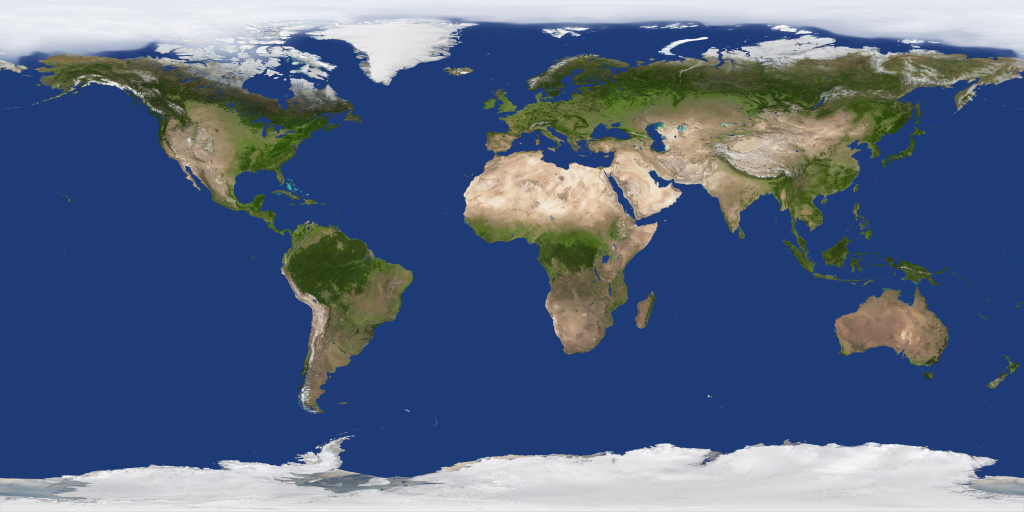
#> input picture assets/originals/planets/earth-day.jpg, 2048 x 1024 px (shown at 1/2 size)
$ python prepare_planets.py
#> lines starting #> are read from the running program, lines starting #| are printed output that depends on the picture
"""Compose the two atlas maps from the three local Solar System Scope originals."""
import argparse
from pathlib import Path

from PIL import Image

ASSETS = Path(__file__).resolve().parents[1] / "assets"


def resize(path):
    with Image.open(path) as image:
#> image is the input picture: PIL image 2048x1024 RGB; mean R, G, B 84.1, 101.3, 129.5
        return image.convert("RGB").resize((1024, 512), Image.Resampling.LANCZOS)
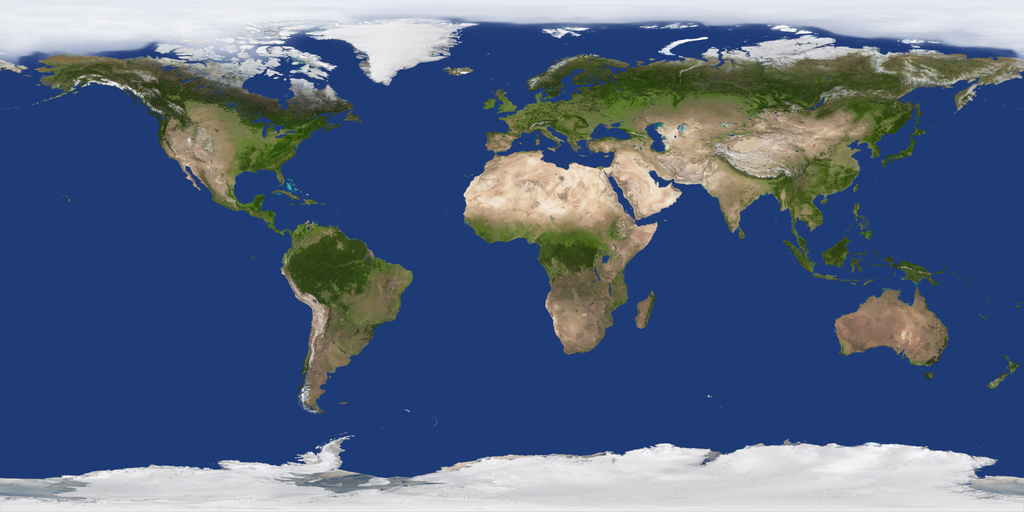
#> returned value: PIL image 1024x512 RGB; mean R, G, B 84.1, 101.3, 129.6


def main():
    parser = argparse.ArgumentParser(description=__doc__)
    parser.add_argument("--source", type=Path, default=ASSETS / "originals" / "planets")
    parser.add_argument("--output", type=Path, default=ASSETS / "planets")
    args = parser.parse_args()
    day = resize(args.source / "earth-day.jpg")
    cloud_mask = resize(args.source / "earth-clouds.jpg").convert("L").point(lambda x: min(246, int(.98 * x)))
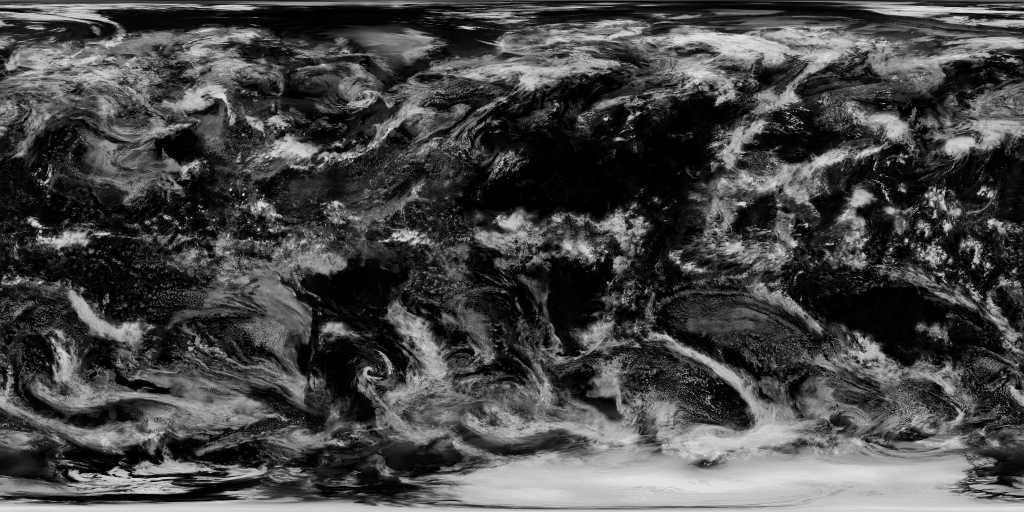
#> input picture assets/originals/planets/earth-clouds.jpg, 2048 x 1024 px (shown at 1/2 size)
#> in resize, image is the input picture: PIL image 2048x1024 RGB; min 0, max 237, mean 71
#> in resize (call 2), `return image.convert("RGB").resize((1024, 512), Image.Resampling.LANCZ..`:
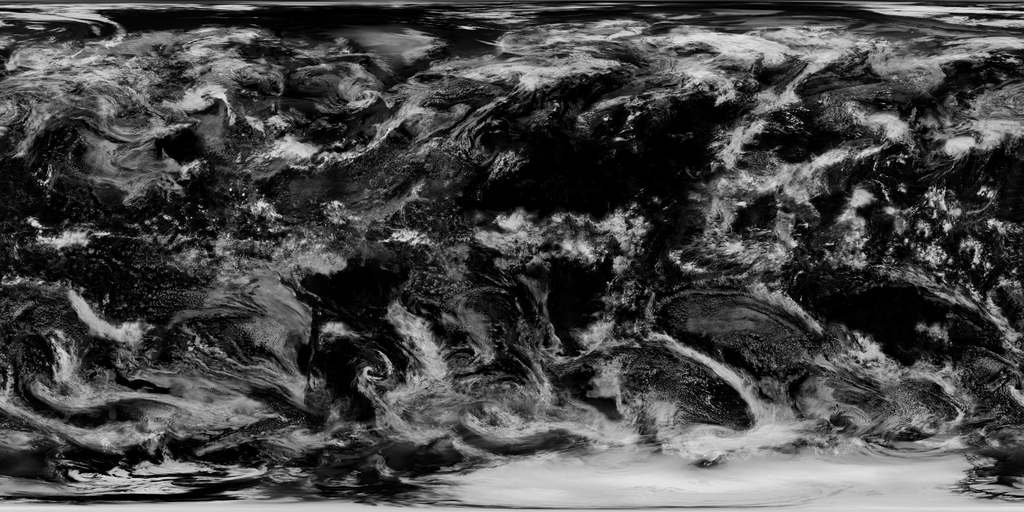
#> returned value: PIL image 1024x512 RGB; min 0, max 237, mean 71
    earth = Image.composite(Image.new("RGB", day.size, (244, 246, 247)), day, cloud_mask)
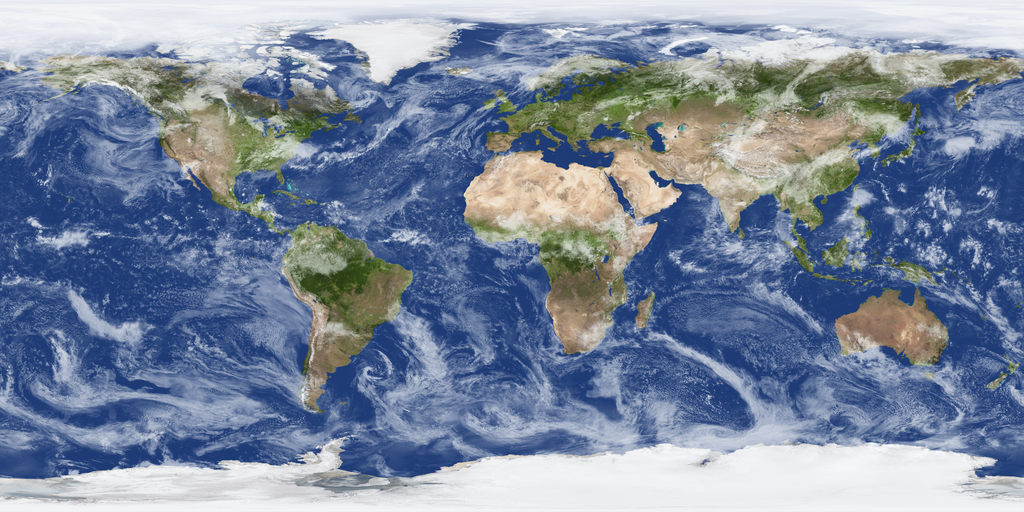
#> earth: PIL image 1024x512 RGB; mean R, G, B 123.2, 136.6, 158.2
    args.output.mkdir(parents=True, exist_ok=True)
    for name, image in (("earth", earth), ("mars", resize(args.source / "mars.jpg"))):
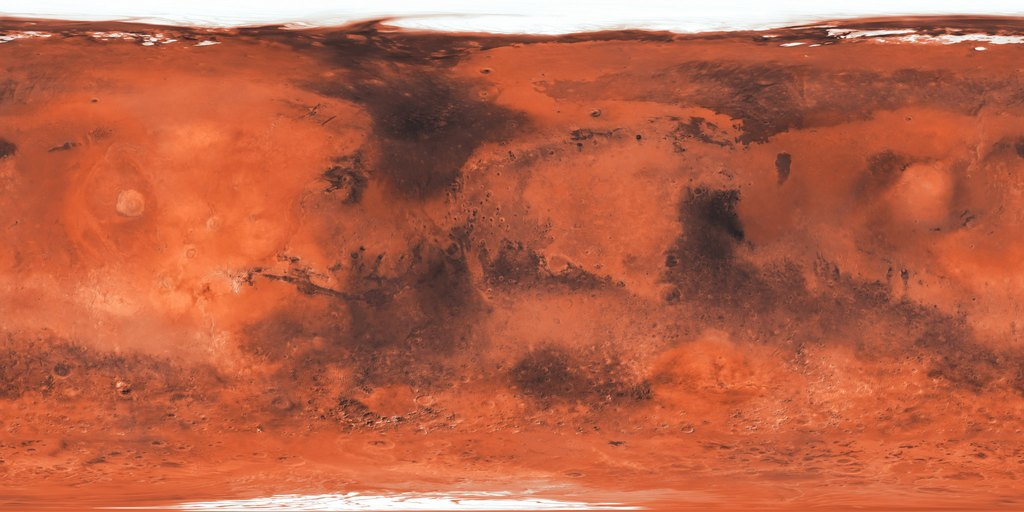
#> input picture assets/planets/mars.jpg, 1024 x 512 px, found by its file name
#> in resize, image is the input picture: PIL image 1024x512 RGB; mean R, G, B 183.2, 98.5, 71.7
        image.save(args.output / (name + ".jpg"), quality=86, optimize=True)


if __name__ == "__main__":
    main()
